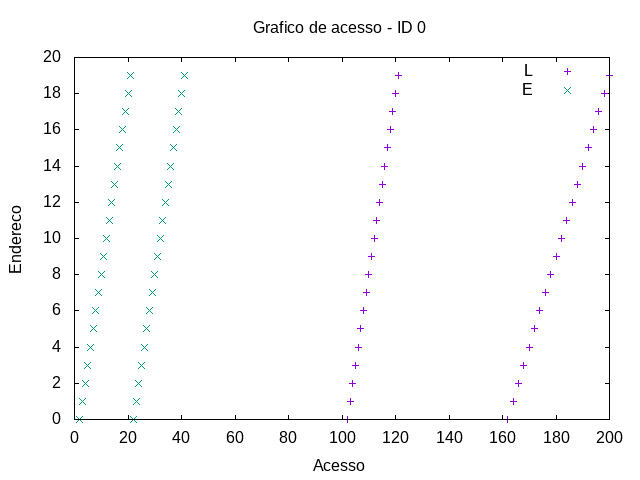

Recreate this plot in gnuplot.
set term png
set output "../out/mem/internodin/-acesso-0.png"
set title "Grafico de acesso - ID 0"
set xlabel "Acesso"
set ylabel "Endereco"
plot "../out/mem/internodin/-acesso-0-0.gpdat" u 2:4 w points t "L", "../out/mem/internodin/-acesso-1-0.gpdat" u 2:4 w points t "E"
